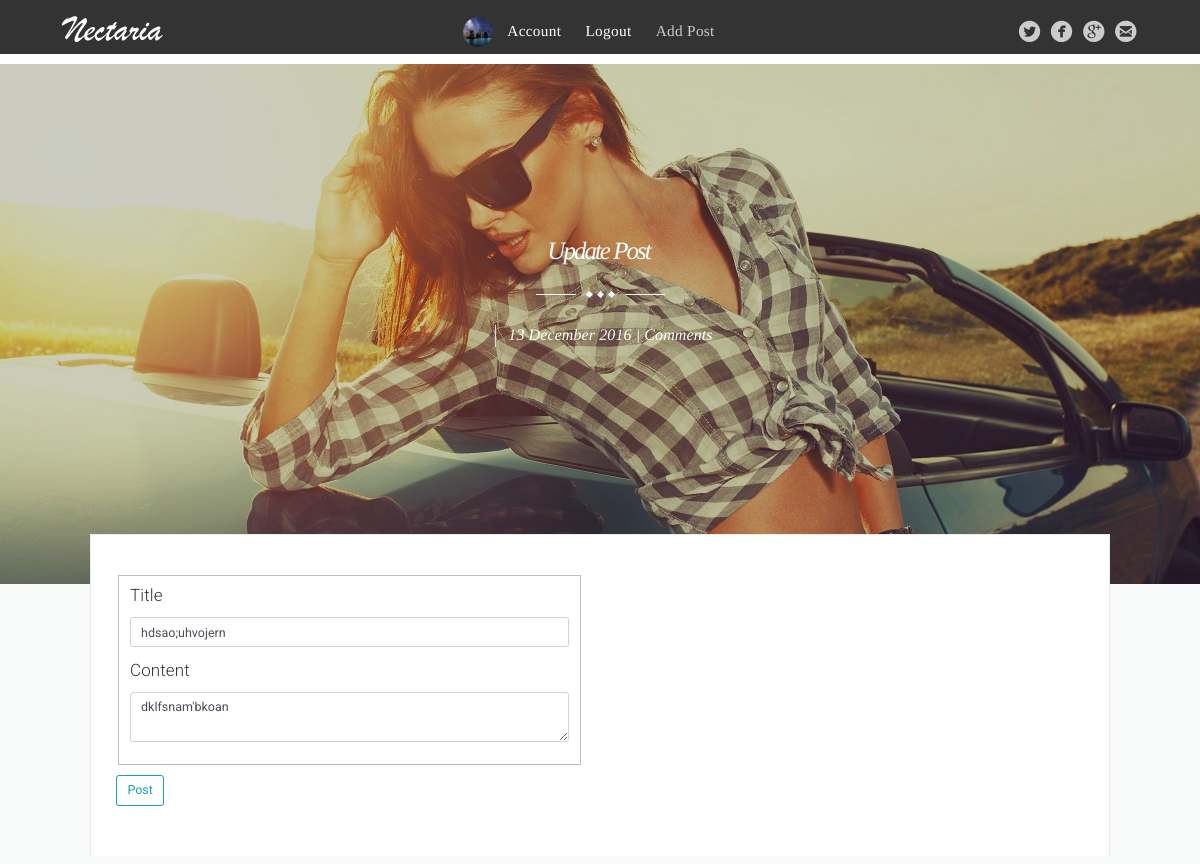
Screenshot of /post/1/update (signed in) with the database file from the repository.
### flaskb/models.py (models this page shows, shortened)
class User(db.Model, UserMixin):
    id = db.Column(db.Integer, primary_key=True)
    username = db.Column(db.String(20), nullable=False, unique=True)
    email = db.Column(db.String(50), nullable=False)
    password = db.Column(db.String(60), nullable=False)
    image_file = db.Column(db.String(60), nullable=False,
                           default='default.jpg')
    posts = db.relationship('Post', backref='author', lazy=True)

class Post(db.Model):
    id = db.Column(db.Integer, primary_key=True)
    title = db.Column(db.String(100), nullable=False)
    content = db.Column(db.Text, nullable=False)
    date_created = db.Column(
        db.DateTime, nullable=False, default=datetime.utcnow)
    user_id = db.Column(db.Integer, db.ForeignKey('user.id'), nullable=False)

### flaskb/posts/routes.py (the view)
@app.route('/post/<int:post_id>/update', methods=['GET', 'POST'])
@login_required
def update_post(post_id):
    post = Post.query.get_or_404(post_id)
    if post.author != current_user:
        abort(403)
    form = PostForm()
    if form.validate_on_submit():
        post.title = form.title.data
        post.content = form.content.data
        db.session.commit()
        flash('Your post has been updated!', 'success')
        return redirect(url_for('post', post_id=post.id))
    elif request.method == 'GET':
        form.title.data = post.title
        form.content.data = post.content
    return render_template('create_post.html', form=form, title='New PosT', heading='Update Post')

### flaskb/posts/forms.py
class PostForm(FlaskForm):
    title = StringField('Title', validators=[DataRequired()])
    content = TextAreaField('Content', validators=[DataRequired()])
    submit = SubmitField('Post')

### flaskb/models.py (called while the page is built)
@login_manager.user_loader
def load_user(user_id):
    return User.query.get(int(user_id))

### flaskb/templates/create_post.html (shortened to what this page needs)
{% extends 'layout.html' %}
{% block content %}
<header class="main-header post-head " style="background-image: url(assets/img/random.jpg)">
    <div class="vertical">
        <div class="main-header-content inner">
            <h1 class="post-title">{{ heading }}</h1>
            <div class="entry-title-divider">
                <span></span><span></span><span></span>
            </div>
            <section class="post-meta">
                <time class="post-date" datetime="2015-12-13">13 December 2016</time> | <a class="scrolltocomments"
                    href="#disqus_thread">Comments</a>
            </section>
        </div>
    </div>
</header>
<main id="content" class="content" role="main">
    <div class="wraps">
        <div class="grid">
            <div class="grid-item ">
                <form method="POST" action="">
                    <fieldset class="form-group">
                        <div class="form-group">
                            {{ form.title.label(class="form-control-label") }}
                            {% if form.title.errors %}
                            {{ form.title(class="form-control form-control-lg is-invalid") }}
                            <div class="invalid-feedback">
                                {% for error in form.title.errors %}
                                <span>{{ error }}</span>
                                {% endfor %}
                            </div>
                            {% else %}
                            {{ form.title(class="form-control form-control-lg") }}
                            {% endif %}
                        </div>
                        <div class="form-group">
                            {{ form.content.label(class="form-control-label") }}
                            {% if form.content.errors %}
                            {{ form.content(class="form-control form-control-lg is-invalid") }}
                            <div class="invalid-feedback">
                                {% for error in form.content.errors %}
                                <span>{{ error }}</span>
                                {% endfor %}
                            </div>
                            {% else %}
                            {{ form.content(class="form-control form-control-lg") }}
                            {% endif %}
                        </div>
                    </fieldset>
                    <div class="form-group">
                        {{ form.submit(class="btn  btn-lg btn-outline-info") }}
                    </div>
                </form>
            </div>
        </div>
    </div>
</main>
{% endblock content %}

### flaskb/templates/layout.html (shortened to what this page needs)
<!DOCTYPE html>
<html>
<head>
    <link rel="stylesheet" href="https://stackpath.bootstrapcdn.com/bootstrap/4.5.2/css/bootstrap.min.css"
>
    <link rel="stylesheet" type="text/css" href="{{ url_for('static', filename='assets/css/screen.css') }}" />
</head>
<body class="home-template">
    <div class="site-wrapper">
        <nav class="main-nav overlay clearfix">
            <a class="blog-logo" href="{{ url_for('home') }}"><img src="{{ url_for('static', filename='assets/img/logo.png') }}" alt="Fashion Critiques" /></a>
            <ul id="menu">
                {% if current_user.is_authenticated %}
                <a href="{{ url_for('account') }}"><img class="rounded-circle account-img"
                        src="{{ url_for('static', filename='assets/img/' + current_user.image_file) }}" height="30" width="30"></a>
                    <li class="nav-home nav-current" role="presentation"><a href="{{ url_for('account') }}">Account</a></li>
                    <li class="nav-home nav-current" role="presentation"><a href="{{ url_for('logout') }}">Logout</a></li>
                {% else %}
                    <li class="nav-home nav-current" role="presentation"><a href="{{ url_for('register') }}">Register</a></li>
                    <li class="nav-home nav-current" role="presentation"><a href="{{ url_for('login') }}">Login</a></li>
                {% endif %}
                <li class="nav-about-us" role="presentation"><a href="{{ url_for('new_post') }}">Add Post</a></li>
                <span class="socialheader">
                    <a href="#"><span class='symbol'>circletwitterbird</span></a>
                    <a href="#"><span class='symbol'>circlefacebook</span></a>
                    <a href="#"><span class='symbol'>circlegoogleplus</span></a>
                    <a href="mailto:wowthemesnet@gmail.com"><span class='symbol'>circleemail</span></a>
                </span>
            </ul>
        </nav>
        {% block content %}
        {% endblock content %}
    </div>
</body>
</html>

### rows the page displays
User: image_file (picture)
Post: title "hdsao;uhvojern", content "dklfsnam'bkoan"

### other values shown
{{ heading }} "Update Post"
